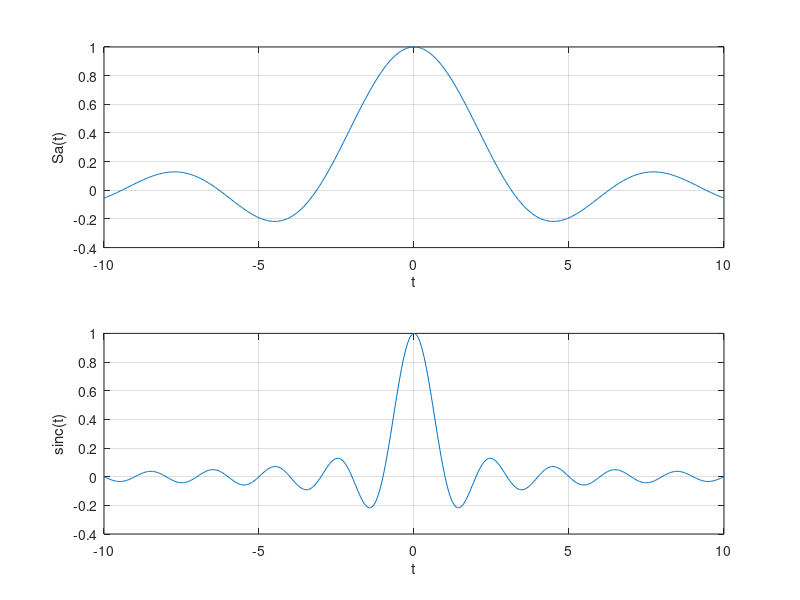

The MATLAB source for this figure:
t=linspace(-10,10,501);
x=sinc(t/pi);
subplot(2,1,1);
plot(t,x); grid on;
xlabel('t');ylabel('Sa(t)');
y=sinc(t);
subplot(2,1,2);
plot(t,y);grid on;
xlabel('t');
ylabel('sinc(t)');